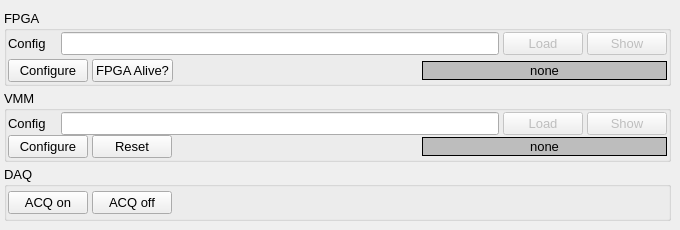
    <widget class="QWidget" name="tab1">
     <attribute name="title">
      <string>Frontend Control</string>
     </attribute>
     <widget class="QWidget" name="layoutWidget">
      <property name="geometry">
       <rect>
        <x>0</x>
        <y>10</y>
        <width>671</width>
        <height>211</height>
       </rect>
      </property>
      <layout class="QGridLayout" name="gridLayout_8">
       <property name="leftMargin">
        <number>4</number>
       </property>
       <property name="spacing">
        <number>4</number>
       </property>
       <item row="0" column="0">
        <widget class="QGroupBox" name="groupBox_4">
         <property name="font">
          <font>
           <family>Helvetica</family>
           <pointsize>10</pointsize>
          </font>
         </property>
         <property name="title">
          <string>FPGA</string>
         </property>
         <layout class="QGridLayout" name="gridLayout_12">
          <property name="leftMargin">
           <number>1</number>
          </property>
          <property name="topMargin">
           <number>1</number>
          </property>
          <property name="rightMargin">
           <number>1</number>
          </property>
          <property name="bottomMargin">
           <number>1</number>
          </property>
          <property name="verticalSpacing">
           <number>0</number>
          </property>
          <item row="0" column="0">
           <layout class="QVBoxLayout" name="verticalLayout_6">
            <property name="spacing">
             <number>4</number>
            </property>
            <item>
             <layout class="QHBoxLayout" name="horizontalLayout_4">
              <property name="spacing">
               <number>4</number>
              </property>
              <item>
               <widget class="QLabel" name="label_16">
                <property name="font">
                 <font>
                  <family>Helvetica</family>
                  <pointsize>10</pointsize>
                 </font>
                </property>
                <property name="text">
                 <string>Config   </string>
                </property>
               </widget>
              </item>
              <item>
               <widget class="QLineEdit" name="lineEdit"/>
              </item>
              <item>
               <widget class="QPushButton" name="pushButton_6">
                <property name="enabled">
                 <bool>false</bool>
                </property>
                <property name="font">
                 <font>
                  <family>Helvetica</family>
                  <pointsize>10</pointsize>
                 </font>
                </property>
                <property name="text">
                 <string>Load</string>
                </property>
               </widget>
              </item>
              <item>
               <widget class="QPushButton" name="pushButton_15">
                <property name="enabled">
                 <bool>false</bool>
                </property>
                <property name="font">
                 <font>
                  <family>Helvetica</family>
                  <pointsize>10</pointsize>
                 </font>
                </property>
                <property name="text">
                 <string>Show</string>
                </property>
               </widget>
              </item>
             </layout>
            </item>
            <item>
             <layout class="QHBoxLayout" name="horizontalLayout_5">
              <property name="spacing">
               <number>4</number>
              </property>
              <item>
               <widget class="QPushButton" name="button_fpga_configure">
                <property name="font">
                 <font>
                  <family>Helvetica</family>
                  <pointsize>10</pointsize>
                 </font>
                </property>
                <property name="text">
                 <string>Configure</string>
                </property>
               </widget>
              </item>
              <item>
               <widget class="QPushButton" name="button_ping_fpga2">
                <property name="font">
                 <font>
                  <family>Helvetica</family>
                  <pointsize>10</pointsize>
                 </font>
                </property>
                <property name="text">
                 <string>FPGA Alive?</string>
                </property>
               </widget>
              </item>
              <item>
               <spacer name="horizontalSpacer_3">
                <property name="orientation">
                 <enum>Qt::Horizontal</enum>
                </property>
                <property name="sizeHint" stdset="0">
                 <size>
                  <width>40</width>
                  <height>20</height>
                 </size>
                </property>
               </spacer>
              </item>
              <item>
               <widget class="QFrame" name="frame_5">
                <property name="sizePolicy">
                 <sizepolicy hsizetype="MinimumExpanding" vsizetype="Fixed">
                  <horstretch>0</horstretch>
                  <verstretch>0</verstretch>
                 </sizepolicy>
                </property>
                <property name="styleSheet">
                 <string notr="true">background-color: rgb(189, 189, 189);</string>
                </property>
                <property name="frameShape">
                 <enum>QFrame::Box</enum>
                </property>
                <property name="frameShadow">
                 <enum>QFrame::Plain</enum>
                </property>
                <property name="lineWidth">
                 <number>1</number>
                </property>
                <layout class="QGridLayout" name="gridLayout_9">
                 <property name="leftMargin">
                  <number>1</number>
                 </property>
                 <property name="topMargin">
                  <number>1</number>
                 </property>
                 <property name="rightMargin">
                  <number>1</number>
                 </property>
                 <property name="bottomMargin">
                  <number>1</number>
                 </property>
                 <item row="0" column="0">
                  <widget class="QLabel" name="label_17">
                   <property name="font">
                    <font>
                     <pointsize>10</pointsize>
                    </font>
                   </property>
                   <property name="text">
                    <string>none</string>
                   </property>
                   <property name="alignment">
                    <set>Qt::AlignCenter</set>
                   </property>
                  </widget>
                 </item>
                </layout>
               </widget>
              </item>
             </layout>
            </item>
           </layout>
          </item>
         </layout>
        </widget>
       </item>
       <item row="1" column="0">
        <widget class="QGroupBox" name="groupBox_5">
         <property name="font">
          <font>
           <family>Helvetica</family>
           <pointsize>10</pointsize>
          </font>
         </property>
         <property name="title">
          <string>VMM</string>
         </property>
         <layout class="QGridLayout" name="gridLayout_13">
          <property name="leftMargin">
           <number>1</number>
          </property>
          <property name="topMargin">
           <number>1</number>
          </property>
          <property name="rightMargin">
           <number>1</number>
          </property>
          <property name="bottomMargin">
           <number>1</number>
          </property>
          <property name="verticalSpacing">
           <number>0</number>
          </property>
          <item row="0" column="0">
           <layout class="QHBoxLayout" name="horizontalLayout_6">
            <property name="spacing">
             <number>4</number>
            </property>
            <item>
             <widget class="QLabel" name="label_19">
              <property name="font">
               <font>
                <family>Helvetica</family>
                <pointsize>10</pointsize>
               </font>
              </property>
              <property name="text">
               <string>Config   </string>
              </property>
             </widget>
            </item>
            <item>
             <widget class="QLineEdit" name="lineEdit_2"/>
            </item>
            <item>
             <widget class="QPushButton" name="pushButton_12">
              <property name="enabled">
               <bool>false</bool>
              </property>
              <property name="font">
               <font>
                <family>Helvetica</family>
                <pointsize>10</pointsize>
               </font>
              </property>
              <property name="text">
               <string>Load</string>
              </property>
             </widget>
            </item>
            <item>
             <widget class="QPushButton" name="pushButton_16">
              <property name="enabled">
               <bool>false</bool>
              </property>
              <property name="font">
               <font>
                <family>Helvetica</family>
                <pointsize>10</pointsize>
               </font>
              </property>
              <property name="text">
               <string>Show</string>
              </property>
             </widget>
            </item>
           </layout>
          </item>
          <item row="1" column="0">
           <layout class="QHBoxLayout" name="horizontalLayout_7">
            <property name="spacing">
             <number>4</number>
            </property>
            <item>
             <widget class="QPushButton" name="button_vmm_configure">
              <property name="font">
               <font>
                <family>Helvetica</family>
                <pointsize>10</pointsize>
               </font>
              </property>
              <property name="text">
               <string>Configure</string>
              </property>
             </widget>
            </item>
            <item>
             <widget class="QPushButton" name="button_vmm_reset">
              <property name="font">
               <font>
                <family>Helvetica</family>
                <pointsize>10</pointsize>
               </font>
              </property>
              <property name="text">
               <string>Reset</string>
              </property>
             </widget>
            </item>
            <item>
             <spacer name="horizontalSpacer_4">
              <property name="orientation">
               <enum>Qt::Horizontal</enum>
              </property>
              <property name="sizeHint" stdset="0">
               <size>
                <width>40</width>
                <height>20</height>
               </size>
              </property>
             </spacer>
            </item>
            <item>
             <widget class="QFrame" name="frame_6">
              <property name="sizePolicy">
               <sizepolicy hsizetype="MinimumExpanding" vsizetype="Fixed">
                <horstretch>0</horstretch>
                <verstretch>0</verstretch>
               </sizepolicy>
              </property>
              <property name="styleSheet">
               <string notr="true">background-color: rgb(189, 189, 189);</string>
              </property>
              <property name="frameShape">
               <enum>QFrame::Box</enum>
              </property>
              <property name="frameShadow">
               <enum>QFrame::Plain</enum>
              </property>
              <property name="lineWidth">
               <number>1</number>
              </property>
              <layout class="QGridLayout" name="gridLayout_11">
               <property name="leftMargin">
                <number>1</number>
               </property>
               <property name="topMargin">
                <number>1</number>
               </property>
               <property name="rightMargin">
                <number>1</number>
               </property>
               <property name="bottomMargin">
                <number>1</number>
               </property>
               <item row="0" column="0">
                <widget class="QLabel" name="label_20">
                 <property name="font">
                  <font>
                   <pointsize>10</pointsize>
                  </font>
                 </property>
                 <property name="text">
                  <string>none</string>
                 </property>
                 <property name="alignment">
                  <set>Qt::AlignCenter</set>
                 </property>
                </widget>
               </item>
              </layout>
             </widget>
            </item>
           </layout>
          </item>
         </layout>
        </widget>
       </item>
       <item row="2" column="0">
        <widget class="QGroupBox" name="groupBox_6">
         <property name="font">
          <font>
           <family>Helvetica</family>
           <pointsize>10</pointsize>
          </font>
         </property>
         <property name="title">
          <string>DAQ</string>
         </property>
         <layout class="QGridLayout" name="gridLayout_10">
          <property name="leftMargin">
           <number>1</number>
          </property>
          <property name="topMargin">
           <number>1</number>
          </property>
          <property name="rightMargin">
           <number>1</number>
          </property>
          <property name="bottomMargin">
           <number>1</number>
          </property>
          <item row="0" column="0">
           <layout class="QHBoxLayout" name="horizontalLayout_8">
            <property name="spacing">
             <number>4</number>
            </property>
            <item>
             <widget class="QPushButton" name="button_acq_on">
              <property name="font">
               <font>
                <family>Helvetica</family>
                <pointsize>10</pointsize>
               </font>
              </property>
              <property name="text">
               <string>ACQ on</string>
              </property>
             </widget>
            </item>
            <item>
             <widget class="QPushButton" name="button_acq_off">
              <property name="font">
               <font>
                <family>Helvetica</family>
                <pointsize>10</pointsize>
               </font>
              </property>
              <property name="text">
               <string>ACQ off</string>
              </property>
             </widget>
            </item>
            <item>
             <spacer name="horizontalSpacer_5">
              <property name="orientation">
               <enum>Qt::Horizontal</enum>
              </property>
              <property name="sizeHint" stdset="0">
               <size>
                <width>40</width>
                <height>20</height>
               </size>
              </property>
             </spacer>
            </item>
           </layout>
          </item>
         </layout>
        </widget>
       </item>
      </layout>
     </widget>
    </widget>
